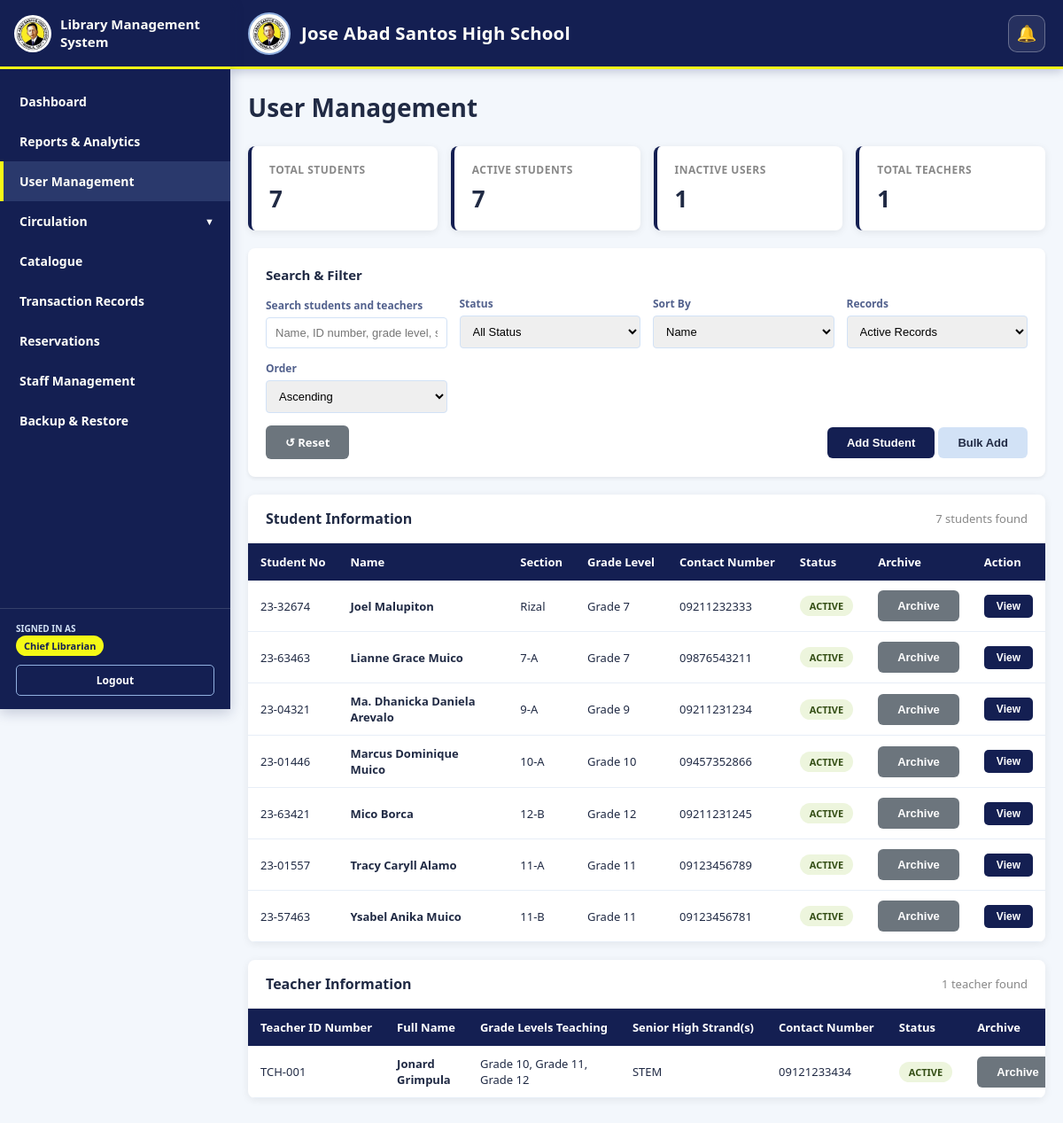
Before: /admin/student_records.php (signed in) with the older database file.
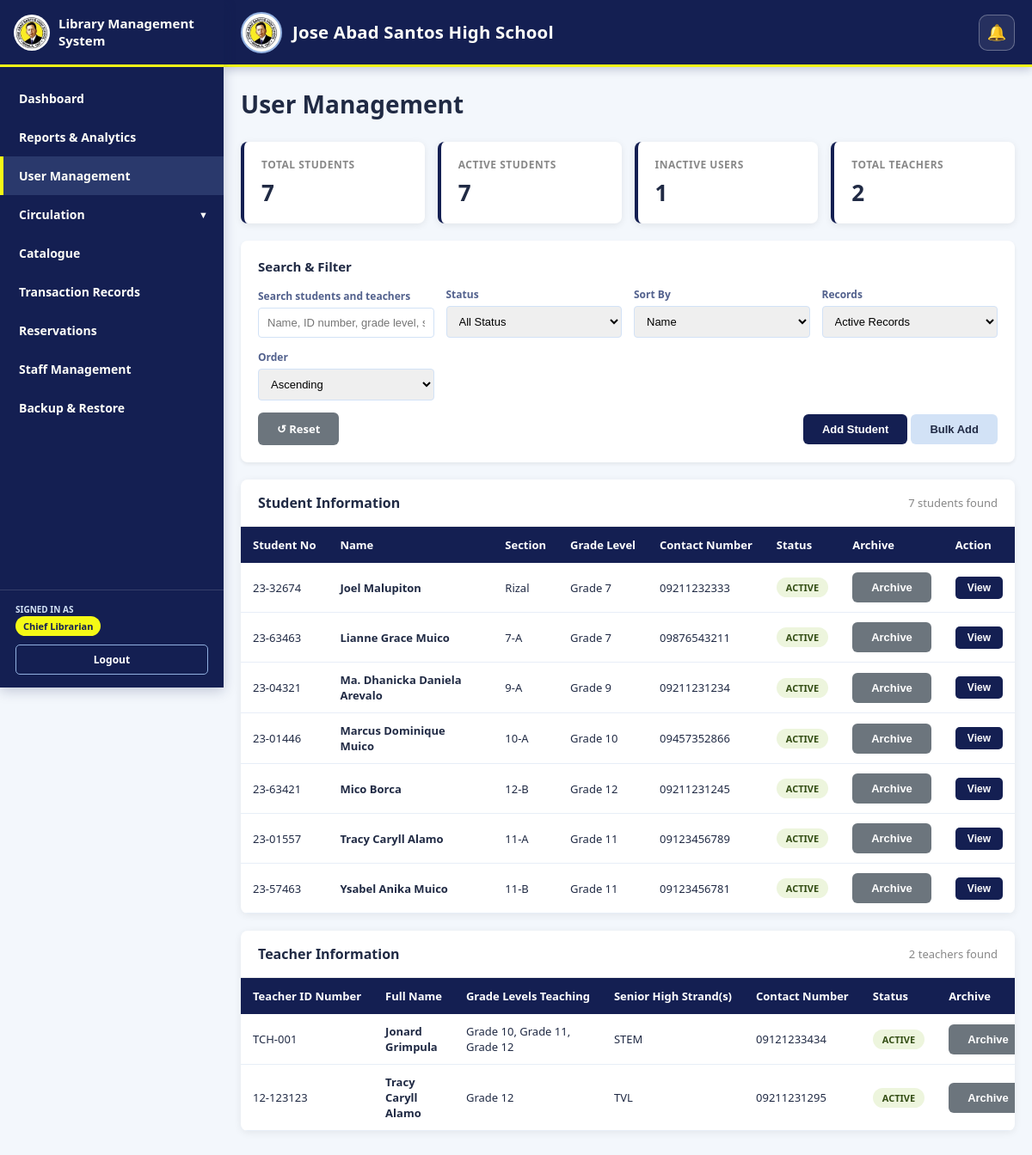
After: the same page with the newer database file.
### tables this page shows
CREATE TABLE `students` (
  `student_id` int NOT NULL,
  `student_no` varchar(50) DEFAULT NULL,
  `full_name` varchar(255) NOT NULL,
  `student_group` varchar(100) DEFAULT NULL,
  `department` varchar(150) DEFAULT NULL,
  `year_level` varchar(50) DEFAULT NULL,
  `contact_number` varchar(20) DEFAULT NULL,
  `card_valid_until` date DEFAULT NULL,
  `email` varchar(255) DEFAULT NULL,
  `qr_code` varchar(255) NOT NULL,
  `password` varchar(255) NOT NULL,
  `status` enum('active','inactive') NOT NULL DEFAULT 'active',
  `is_archived` tinyint(1) NOT NULL DEFAULT '0',
  `archived_at` datetime DEFAULT NULL,
  `archived_by` int DEFAULT NULL,
  `created_at` timestamp NOT NULL DEFAULT CURRENT_TIMESTAMP,
  `updated_at` timestamp NOT NULL DEFAULT CURRENT_TIMESTAMP ON UPDATE CURRENT_TIMESTAMP
);

CREATE TABLE `teachers` (
  `teacher_id` int NOT NULL,
  `teacher_no` varchar(100) DEFAULT NULL,
  `full_name` varchar(255) DEFAULT NULL,
  `teaching_grades` text,
  `teaching_strands` text,
  `contact_number` varchar(20) DEFAULT NULL,
  `email` varchar(255) DEFAULT NULL,
  `password` varchar(255) NOT NULL DEFAULT '',
  `qr_code` varchar(255) DEFAULT NULL,
  `status` enum('active','inactive') NOT NULL DEFAULT 'active',
  `is_archived` tinyint(1) NOT NULL DEFAULT '0',
  `archived_at` datetime DEFAULT NULL,
  `archived_by` int DEFAULT NULL,
  `id_number` varchar(100) DEFAULT NULL,
  `grades` text,
  `strands` text,
  `created_at` timestamp NULL DEFAULT CURRENT_TIMESTAMP,
  `updated_at` timestamp NOT NULL DEFAULT CURRENT_TIMESTAMP ON UPDATE CURRENT_TIMESTAMP
);

### admin/student_records.php (the view, shortened to what the rows shown need)
<?php
require_once __DIR__ . '/../db.php';
$conn->query("CREATE TABLE IF NOT EXISTS teachers (
    teacher_id INT NOT NULL AUTO_INCREMENT,
    teacher_no VARCHAR(100) NOT NULL,
    full_name VARCHAR(255) NOT NULL,
    teaching_grades TEXT NOT NULL,
    teaching_strands TEXT NULL,
    contact_number VARCHAR(20) NULL,
    email VARCHAR(255) NOT NULL,
    password VARCHAR(255) NOT NULL,
    qr_code VARCHAR(255) NULL,
    status ENUM('active','inactive') NOT NULL DEFAULT 'active',
    is_archived TINYINT(1) NOT NULL DEFAULT 0,
    archived_at DATETIME NULL,
    archived_by INT NULL,
    created_at TIMESTAMP NOT NULL DEFAULT CURRENT_TIMESTAMP,
    updated_at TIMESTAMP NOT NULL DEFAULT CURRENT_TIMESTAMP ON UPDATE CURRENT_TIMESTAMP,
    PRIMARY KEY (teacher_id),
    UNIQUE KEY uq_teachers_teacher_no (teacher_no),
    UNIQUE KEY uq_teachers_email (email)
) ENGINE=InnoDB DEFAULT CHARSET=utf8mb4 COLLATE=utf8mb4_unicode_ci");
$conn->query("UPDATE teachers SET teacher_no = COALESCE(NULLIF(teacher_no, ''), id_number), teaching_grades = COALESCE(NULLIF(teaching_grades, ''), grades), teaching_strands = COALESCE(NULLIF(teaching_strands, ''), strands)");
$page          = isset($_GET['page']) ? max(1, intval($_GET['page'])) : 1;
$per_page      = 20;
$offset        = ($page - 1) * $per_page;
$search_rec    = $_GET['search']  ?? '';
$archive_filter = $_GET['archive_filter'] ?? 'active';
$sort_by       = $_GET['sort']    ?? 'full_name';
$sort_order    = $_GET['order']   ?? 'ASC';
$where = "WHERE 1=1";
if ($archive_filter === 'active') $where .= " AND s.is_archived = 0";
elseif ($archive_filter === 'archived') $where .= " AND s.is_archived = 1";
$qry = "SELECT
            s.student_id, s.student_no, s.full_name, s.student_group, s.department,
            s.year_level, s.contact_number, s.card_valid_until, s.email, s.qr_code,
            s.status, s.is_archived, s.archived_at, s.created_at, s.updated_at,
            COUNT(t.transaction_id)                                    AS total_borrows,
            SUM(CASE WHEN t.status = 'borrowed' THEN 1 ELSE 0 END)    AS currently_borrowed
        FROM students s
        LEFT JOIN transactions t ON s.student_id = t.student_id
        $where
        GROUP BY s.student_id, s.student_no, s.full_name, s.student_group, s.department,
                 s.year_level, s.contact_number, s.card_valid_until, s.email, s.qr_code,
                 s.status, s.is_archived, s.archived_at, s.created_at, s.updated_at
        ORDER BY $sort_by $sort_order
        LIMIT $offset, $per_page";
$students_paginated = [];
$res = $conn->query($qry);
if ($res) {
    while ($row = $res->fetch_assoc()) $students_paginated[] = $row;
}
$teacher_where = 'WHERE 1=1';
if ($archive_filter === 'active') $teacher_where .= ' AND COALESCE(t.is_archived,0) = 0';
elseif ($archive_filter === 'archived') $teacher_where .= ' AND COALESCE(t.is_archived,0) = 1';
$teachers = [];
$teacher_result = $conn->query("SELECT teacher_id, teacher_no, full_name, teaching_grades, teaching_strands, contact_number, email, qr_code, status, is_archived, created_at FROM teachers t $teacher_where ORDER BY t.full_name ASC");
if ($teacher_result) {
    while ($row = $teacher_result->fetch_assoc()) $teachers[] = $row;
}
?>
<!DOCTYPE html>
<html lang="en">
<head>
</head>
<body>
    <?php include __DIR__ . '/../header.php'; ?>
    <div class="container">
        <div class="page-header">
            <h1>User Management</h1>
        </div>
        <div class="table-section">
            <?php if (empty($students_paginated)): ?>
                <div class="no-data">
                    No student records found.
                    <?php echo !empty($search_rec) ? 'Try adjusting your search.' : 'No students registered yet.'; ?>
                </div>
            <?php else: ?>
                <div class="table-responsive">
                    <table class="student-compact-table">
                        <thead>
                            <tr>
                                <th>Student No</th>
                                <th>Name</th>
                                <th>Section</th>
                                <th>Grade Level</th>
                                <th>Contact Number</th>
                                <th>Status</th>
                                <th>Archive</th>
                                <th>Action</th>
                            </tr>
                        </thead>
                        <tbody>
                            <?php foreach ($students_paginated as $student): ?>
                                <tr>
                                    <td><?php echo htmlspecialchars($student['student_no'] ?: 'N/A'); ?></td>
                                    <td><strong><?php echo htmlspecialchars($student['full_name']); ?></strong></td>
                                    <td><?php echo htmlspecialchars($student['student_group'] ?: 'N/A'); ?></td>
                                    <td><?php echo htmlspecialchars($student['year_level'] ?: 'N/A'); ?></td>
                                    <td><?php echo htmlspecialchars($student['contact_number'] ?: 'N/A'); ?></td>
                                    <td>
                                        <span class="badge badge-<?php echo $student['status']; ?>">
                                            <?php echo htmlspecialchars($student['status']); ?>
                                        </span>
                                    </td>
                                    <td>
                                        <?php if ((int)$student['is_archived'] === 1): ?>
                                            <form method="POST" data-confirm-title="Restore Student" data-confirm-message="Restore this archived student record? Their borrowing history will remain intact." data-confirm-text="Restore Student">
                                                <?php echo csrfField(); ?>
                                                <input type="hidden" name="action" value="restore_student">
                                                <input type="hidden" name="student_id" value="<?php echo (int)$student['student_id']; ?>">
                                                <button type="submit" class="btn btn-primary">Restore</button>
                                            </form>
                                        <?php elseif ((int)($student['currently_borrowed'] ?? 0) === 0): ?>
                                            <form method="POST" data-confirm-title="Archive Student" data-confirm-message="Archive this student record? Their borrowing history will be preserved and the account will no longer be available for normal student access." data-confirm-text="Archive Student" data-confirm-danger="1">
                                                <button type="submit" class="btn btn-reset">Archive</button>
                                            </form>
                                        <?php else: ?>
                                            <span class="muted">Return book first</span>
                                        <?php endif; ?>
                                    </td>
                                    <td>
                                        <button class="btn-view"
                                                onclick="openStudentModal(<?php echo (int)$student['student_id']; ?>)">
                                            View
                                        </button>
                                    </td>
                                </tr>
                            <?php endforeach; ?>
                        </tbody>
                    </table>
                </div>
            <?php endif; ?>
        </div>
        <div class="table-section">
            <?php if (empty($teachers)): ?>
                <div class="no-data">No teacher records found<?php echo !empty($search_rec) ? '. Try adjusting your search.' : '.'; ?></div>
            <?php else: ?>
                <div class="table-responsive">
                    <table>
                        <thead><tr><th>Teacher ID Number</th><th>Full Name</th><th>Grade Levels Teaching</th><th>Senior High Strand(s)</th><th>Contact Number</th><th>Status</th><th>Archive</th><th>Date Added</th><th>Action</th></tr></thead>
                        <tbody>
                            <?php foreach ($teachers as $teacher): ?>
                                <tr>
                                    <td><?php echo htmlspecialchars($teacher['teacher_no']); ?></td>
                                    <td><strong><?php echo htmlspecialchars($teacher['full_name']); ?></strong></td>
                                    <td><?php echo htmlspecialchars(implode(', ', (array)json_decode($teacher['teaching_grades'], true))); ?></td>
                                    <td><?php echo htmlspecialchars(implode(', ', (array)json_decode($teacher['teaching_strands'] ?: '[]', true)) ?: 'N/A'); ?></td>
                                    <td><?php echo htmlspecialchars($teacher['contact_number'] ?: 'N/A'); ?></td>
                                    <td><span class="badge badge-<?php echo htmlspecialchars($teacher['status']); ?>"><?php echo htmlspecialchars($teacher['status']); ?></span></td>
                                    <td>
                                        <form method="POST" data-confirm-title="<?php echo (int)$teacher['is_archived'] === 1 ? 'Restore Teacher' : 'Archive Teacher'; ?>" data-confirm-message="<?php echo (int)$teacher['is_archived'] === 1 ? 'Restore this teacher record?' : 'Archive this teacher record?'; ?>" data-confirm-text="<?php echo (int)$teacher['is_archived'] === 1 ? 'Restore Teacher' : 'Archive Teacher'; ?>" data-confirm-danger="<?php echo (int)$teacher['is_archived'] === 1 ? '0' : '1'; ?>">
                                            <button type="submit" class="btn <?php echo (int)$teacher['is_archived'] === 1 ? 'btn-primary' : 'btn-reset'; ?>"><?php echo (int)$teacher['is_archived'] === 1 ? 'Restore' : 'Archive'; ?></button>
                                        </form>
                                    </td>
                                </tr>
                            <?php endforeach; ?>
                        </tbody>
                    </table>
                </div>
            <?php endif; ?>
        </div>
    </div>
</body>
</html>

Changed rows visible on the page:
added teachers: teacher_no "12-123123", full_name "Tracy Caryll Alamo", teaching_grades "Grade 12", teaching_strands "TVL", contact_number "09211231295", status "ACTIVE", is_archived "Archive"
Other visible differences:
$total_teachers: "1" → "2"
text now shown: "s"
